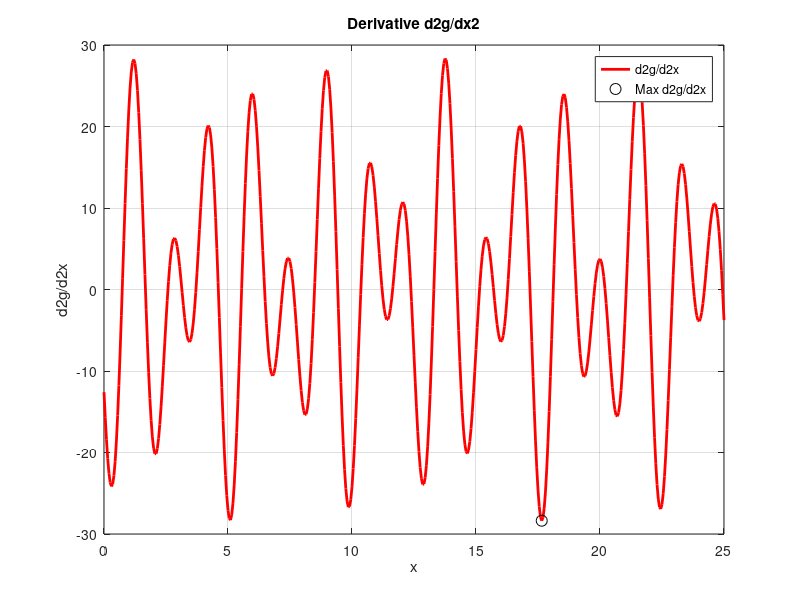
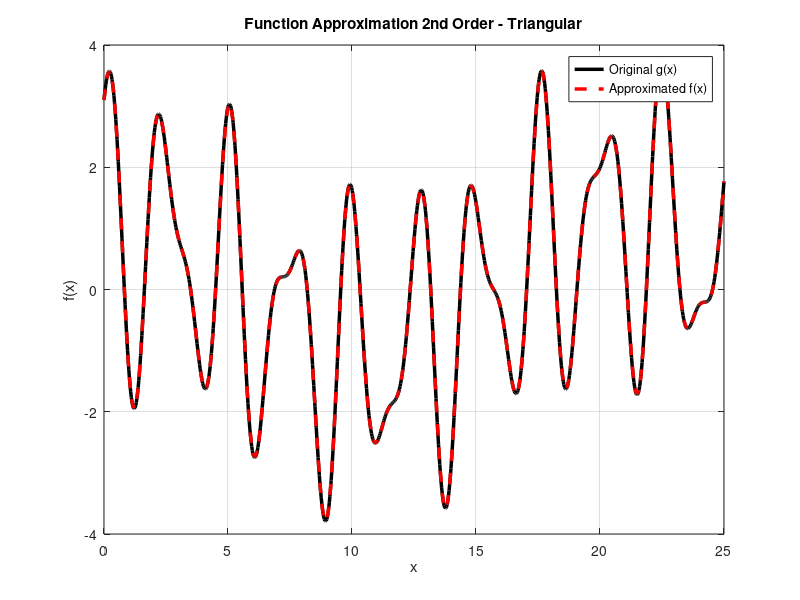

Here is the MATLAB script that generated these plots, in order:
% Implementation of Fuzzy System
% Triangular Membership Functions
% Second Order

% Clear workspace
clear; close all; clc;

% Define the range for x
x = 0:0.05:25;  % Fine sampling for better precision

% Define the original function g(x)
g = 2 * cos(2.5 * x) + sin(4 * x) + 1.1 * cos(0.3 * x);

% Compute the first derivative dg/dx
dg_dx = -5 * sin(2.5 * x) + 4 * cos(4 * x) - 0.33 * sin(0.3 * x);

% Compute the second derivative d^2g/dx^2
d2g_dx2 = -12.5 * cos(2.5 * x) - 16 * sin(4 * x) - 0.099 * cos(0.3 * x);

% Find the maximum value of d^2g/dx^2
[max_d2g_dx2, idx] = max(abs(d2g_dx2));
max_x = x(idx);  % x-value at which the maximum occurs

figure;
plot(x, d2g_dx2, 'r', 'LineWidth', 2);
hold on;
plot(max_x, -max_d2g_dx2, 'ko', 'MarkerSize', 8, 'DisplayName', 'Max d2g/dx2');
title('Derivative d2g/dx2');
xlabel('x');
ylabel('d2g/d2x');
legend('d2g/d2x', 'Max d2g/d2x');
grid on;

% Define epsilon
epsilon = 0.02;

% Calculate h using the second-order approximation formula
h = sqrt((8 * epsilon) / max_d2g_dx2);

% Calculate the number of membership functions
num_mf = ceil((25 - 0) / h);  % Use ceil to ensure an integer number

% Display the results
disp(['Maximum value of d^2g/dx^2: ', num2str(max_d2g_dx2)]);
disp(['Calculated h: ', num2str(h)]);
disp(['Number of Membership Functions: ', num2str(num_mf)]);

% Define the centers of the triangular membership functions
e = linspace(0, 25, num_mf);  % Centers

% Define the triangular membership functions
x_fine = linspace(0, 25, 1000);  % Fine grid for plotting
mf_values = zeros(num_mf, length(x_fine));  % Store values of each MF

for i = 1:num_mf
    % Define the parameters for each triangle
    if i == 1
        a = 0;  % First triangle starts at 0
    else
        a = e(i-1);  % Left base of the triangle
    end
    
    e_i = e(i);  % Center of the triangle
    
    if i == num_mf
        b = 25;  % Last triangle ends at 25
    else
        b = e(i+1);  % Right base of the triangle
    end
    
    % Calculate membership values for the current triangle
    mf_values(i, :) = max(0, min((x_fine - a) / (e_i - a), (b - x_fine) / (b - e_i)));
end

% Define the output centers for each triangular membership function
y_hat = 2 * cos(2.5 * e) + sin(4 * e) + 1.1 * cos(0.3 * e);  % Output centers (y_hat_j)

% Apply the approximation formula
numerator = zeros(1, length(x_fine));
denominator = zeros(1, length(x_fine));

for i = 1:num_mf
    numerator = numerator + y_hat(i) * mf_values(i, :);
    denominator = denominator + mf_values(i, :);
end

% Avoid division by zero
denominator(denominator == 0) = eps;

% Calculate f(x)
f_approx = numerator ./ denominator;

% Plot the triangular membership functions
% figure;
% hold on;
% for i = 1:num_mf
%     plot(x_fine, mf_values(i, :), 'LineWidth', 1.5, 'DisplayName', ['MF ', num2str(i)]);
% end
% title('Triangular Membership Functions with Second-Order Approximation');
% xlabel('x');
% ylabel('Membership Degree');
% legend('show');
% grid on;

% Plot the results
figure;
plot(x_fine, 2 * cos(2.5 * x_fine) + sin(4 * x_fine) + 1.1 * cos(0.3 * x_fine), 'k-', 'LineWidth', 2.5, 'DisplayName', 'Original g(x)');
hold on;
plot(x_fine, f_approx, 'r--', 'LineWidth', 2.5, 'DisplayName', 'Approximated f(x)');
title('Function Approximation 2nd Order - Triangular');
xlabel('x');
ylabel('f(x)');
legend('show');
grid on;

% Display approximation quality
mse = mean((f_approx - (2 * cos(2.5 * x_fine) + sin(4 * x_fine) + 1.1 * cos(0.3 * x_fine))).^2);
disp(['Mean Squared Error (MSE): ', num2str(mse)]);

% Display Max Error
err = max(abs(f_approx - (2 * cos(2.5 * x_fine) + sin(4 * x_fine) + 1.1 * cos(0.3 * x_fine))));
disp(['Max Error: ', num2str(err)]);
